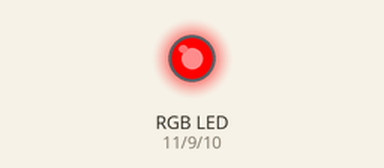
A sketch run on a simulated Arduino Uno, built with avr-gcc and run on an emulated ATmega328P. On the bench: an RGB LED mixed from three pins (HIGH = lit).

Above: at 0.5 s.
At 1.5 s:
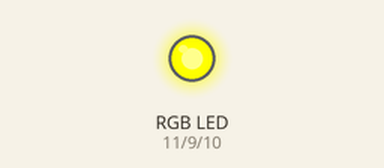
At 5.5 s:
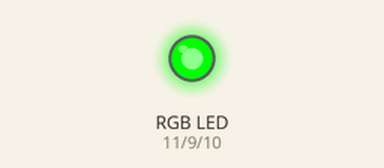
Timing chart, 0 to 6.9 s (numbered marks = the images above):
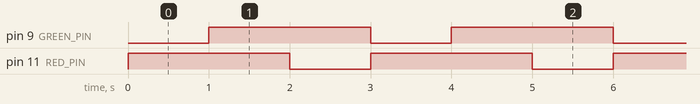

Measured:
- by itself, pin 9 (GREEN_PIN), pin 11 (RED_PIN): alternates HIGH for 2.0 s and LOW for 1.0 s
- by itself, everything shown: repeats every 3.0 s, in 3 steps

The sketch:

svetofor_RGB.ino
```cpp
#define RED_PIN 11
#define GREEN_PIN 9
#define BLUE_PIN 10

void setup() {
   pinMode(RED_PIN, OUTPUT);
   pinMode(GREEN_PIN, OUTPUT);
   pinMode(BLUE_PIN, OUTPUT);
}

void loop() {

   digitalWrite(RED_PIN, HIGH);
   digitalWrite(GREEN_PIN, LOW);
   digitalWrite(BLUE_PIN, LOW);

   delay(1000);

   digitalWrite(RED_PIN, HIGH);
   digitalWrite(GREEN_PIN, HIGH);
   digitalWrite(BLUE_PIN, LOW);

   delay(1000);

   digitalWrite(RED_PIN, LOW);
   digitalWrite(GREEN_PIN, HIGH);
   digitalWrite(BLUE_PIN, LOW);

   delay(1000);
}
```
